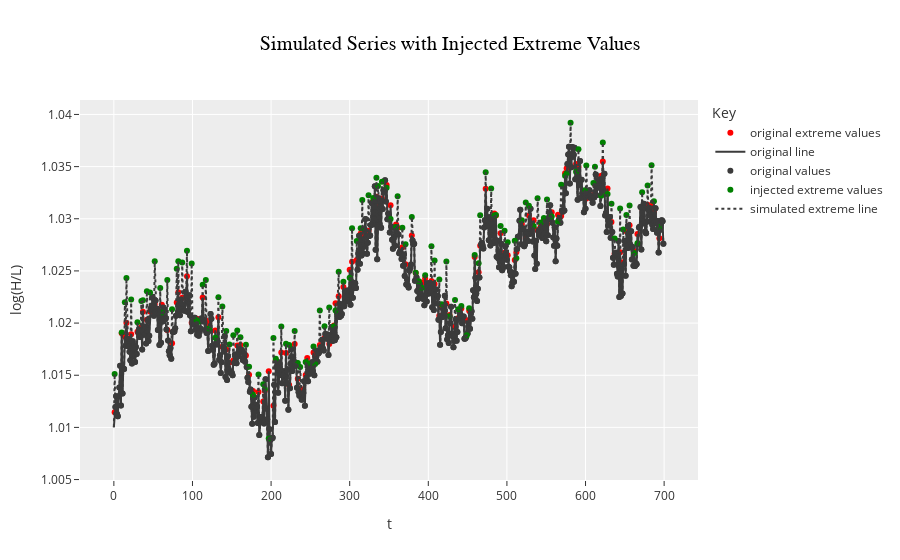

Notebook cell for this chart:
### Code cell
import numpy as np

#data_sim = DataSimulator(reference_data=pd.DataFrame(), init_value=np.nan)
gen_df["untransformed"] = data_sim.transform_hl_diff_series(gen_df.data)
gen_df["untransformed_ext"] = data_sim.transform_hl_diff_series(gen_df.data_ext)
gen_df["max_flag_shifted"] = gen_df["max_flag_str"].shift(1)

plot_extremes_compare(gen_df, x="t", y="untransformed", y2="untransformed_ext", color_col="max_flag_shifted", differenced = False)

### Figure 1 — Plotly figure (JSON) as saved in the notebook; plotly's stock layout.template omitted (floating-point values rounded to 4 significant figures; data arrays with more than 128 entries replaced by an {"elided": "..."} marker saying what was removed)
{"data": [{"marker": {"color": "#3B3B3B"}, "mode": "markers", "showlegend": false, "type": "scatter", "x": {"elided": "560 int values"}, "y": {"elided": "560 float values"}}, {"marker": {"color": "red"}, "mode": "markers", "name": "original extreme values", "showlegend": true, "type": "scatter", "x": {"elided": "139 int values"}, "y": {"elided": "139 float values"}}, {"line": {"color": "#3B3B3B"}, "mode": "lines", "name": "original line", "showlegend": true, "type": "scatter", "x": {"elided": "700 int values"}, "y": {"elided": "700 float values"}}, {"marker": {"color": "#3B3B3B"}, "mode": "markers", "name": "original values", "showlegend": true, "type": "scatter", "x": {"elided": "560 int values"}, "y": {"elided": "560 float values"}}, {"marker": {"color": "green"}, "mode": "markers", "name": "injected extreme values", "showlegend": true, "type": "scatter", "x": {"elided": "139 int values"}, "y": {"elided": "139 float values"}}, {"line": {"color": "#3B3B3B", "dash": "dot"}, "mode": "lines", "name": "simulated extreme line", "showlegend": true, "type": "scatter", "x": {"elided": "700 int values"}, "y": {"elided": "700 float values"}}], "layout": {"legend": {"title": {"text": "Key"}}, "title": {"font": {"color": "black", "family": "Arial", "size": 20}, "text": "Simulated Series with Injected Extreme Values", "x": 0.5, "xanchor": "center"}, "xaxis": {"title": {"text": "t"}}, "yaxis": {"title": {"text": "log(H/L)"}}}}
